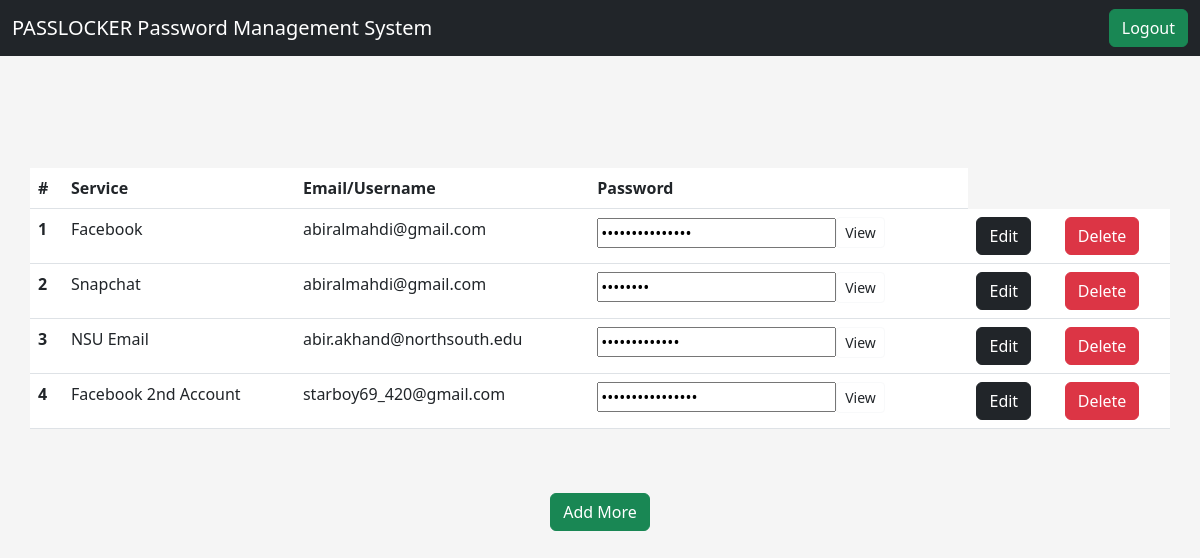
The app's page /records/abiralmahdi@gmail.com (signed in) with its own data.
### home/models.py (models this page shows, shortened)
class ServiceRecords(models.Model):
    user = models.ForeignKey(User, on_delete=models.CASCADE)
    service = models.CharField(max_length=1000, default='', null=True, blank=True)
    email = models.CharField(max_length=1000, default='', null=True, blank=True)
    password = models.CharField(max_length=1000, default='', null=True, blank=True)

### home/views.py (the view)
# urls.py: path('records/<str:username>', views.records, name='records'),
def records(request, username):
    if request.user.is_authenticated and request.user.username==username:
        user = User.objects.get(email=username)
        services = ServiceRecords.objects.filter(user=user)
        params={
            "username":request.user.username,
            "services": services
        }
        return render(request, 'records.html', params)
    else:
        return render(request, 'records.html')

### home/templates/records.html (shortened to what this page needs)
{% extends 'layout.html' %}
{% block body %}
<div class="table-responsive mt-5 pt-5" style="max-height:400px">
    <table class="container table table-stripe mt-3">
        <thead>
          <tr>
            <th >#</th>
            <th >Service</th>
            <th >Email/Username</th>
            <th >Password</th>
          </tr>
        </thead>
        <tbody>
          {% for service in services %}
            <tr>
              <th>{{forloop.counter}}</th>
              <td>{{service.service}}</td>
              <td>{{service.email}}</td>
              <td><input type="password" id="pass{{forloop.counter}}" value="{{service.password}}" readonly><button class="mb-1 btn btn-outline-light text-dark btn-sm" id="{{forloop.counter}}" onclick="viewPass(this.id)">View</button> </td>
              <td ><button class="btn btn-dark" data-bs-toggle="modal" data-bs-target="#exampleModal{{forloop.counter}}">Edit</button></td>
              <td ><a class="btn btn-danger" href="/deleteService/{{service.id}}">Delete</a></td>
            </tr>
          {% endfor %}
        </tbody>
      </table>
    </div>
    <p class="text-center mt-5"><button class="btn btn-success btn-block" data-bs-toggle="modal" data-bs-target="#exampleModal">Add More</button></p>
{% endblock %}

### home/templates/layout.html (shortened to what this page needs)
<!DOCTYPE html>
<html lang="en">
<head>
    <link href="https://cdn.jsdelivr.net/npm/bootstrap@5.3.0-alpha1/dist/css/bootstrap.min.css" rel="stylesheet">
</head>
<body>
    <nav class="navbar navbar-expand-lg bg-dark navbar-dark">
        <div class="container-fluid">
          <a class="navbar-brand" href="/">PASSLOCKER Password Management System</a>
          <div class="collapse navbar-collapse" id="navbarSupportedContent">
            <form class="d-flex" role="search">
              {% if request.user.is_authenticated %}
              <a class="btn btn-success"href="/logout" >Logout</a>
              {% else %}
              <a class="btn btn-success" href="/">Login</a>
              {% endif %}
            </form>
          </div>
        </div>
      </nav>
      {% block body %}{% endblock %}
</body>
</html>

### home/templates/layout.html (style rules this page uses)
body { align-items: center; background-color: #f5f5f5; }

### records on screen
ServiceRecords: service "Facebook", email "abiralmahdi@gmail.com"
ServiceRecords: service "Snapchat", email "abiralmahdi@gmail.com"
ServiceRecords: service "NSU Email", email "abir.akhand@northsouth.edu"
ServiceRecords: service "Facebook 2nd Account", email "starboy69_420@gmail.com"
